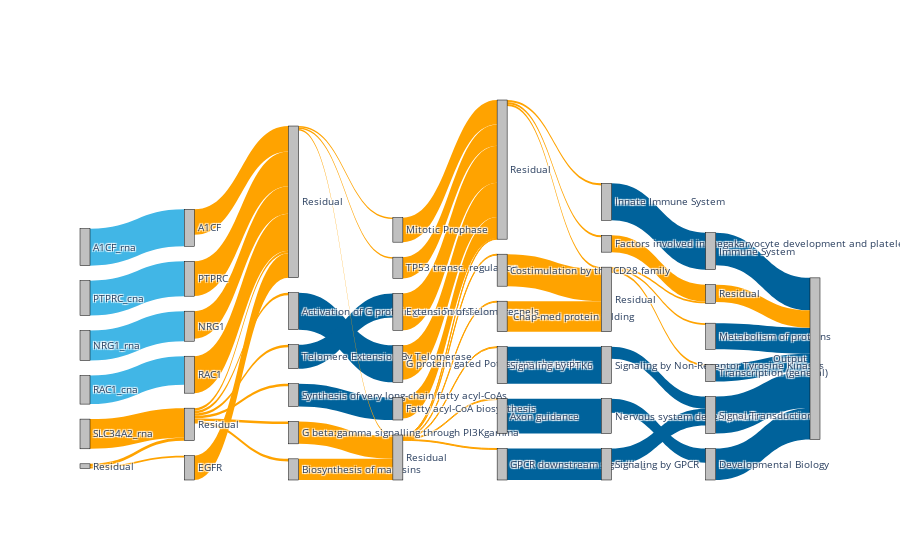

The notebook cell this image was saved under:
### Markdown cell above
To visualize feature importances, one can generate a Sankey Diagram across all layers of the model:

### Code cell
savepath = '/mnt/disks/pancan/pnet/figures/skcm_purity_sankey.html'
sk = sankey_diag.SankeyDiag(layer_list_dict, runs=1)
fig = sk.get_sankey_diag(savepath)

### Figure 1 — Plotly figure (JSON) as saved in the notebook; plotly's stock layout.template omitted (floating-point values rounded to 4 significant figures)
{"data": [{"link": {"color": ["#41B6E6", "#41B6E6", "#41B6E6", "#FFA300", "#41B6E6", "#FFA300", "#FFA300", "#FFA300", "#FFA300", "#FFA300", "#FFA300", "#FFA300", "#FFA300", "#FFA300", "#FFA300", "#FFA300", "#FFA300", "#FFA300", "#00629B", "#00629B", "#00629B", "#FFA300", "#FFA300", "#FFA300", "#FFA300", "#FFA300", "#FFA300", "#FFA300", "#FFA300", "#FFA300", "#FFA300", "#FFA300", "#FFA300", "#FFA300", "#FFA300", "#FFA300", "#FFA300", "#00629B", "#00629B", "#FFA300", "#00629B", "#FFA300", "#FFA300", "#FFA300", "#FFA300", "#00629B", "#FFA300", "#00629B", "#00629B", "#00629B", "#FFA300", "#FFA300", "#FFA300", "#00629B", "#00629B", "#00629B", "#00629B", "#00629B", "#FFA300"], "source": [2, 4, 6, 8, 10, 0, 0, 11, 5, 7, 3, 12, 1, 1, 1, 1, 1, 1, 14, 15, 16, 17, 18, 13, 13, 13, 20, 21, 22, 23, 24, 19, 19, 19, 19, 19, 19, 26, 27, 28, 29, 30, 25, 25, 25, 32, 33, 34, 35, 36, 31, 31, 31, 38, 39, 40, 41, 42, 37], "target": [3, 5, 7, 1, 11, 12, 1, 13, 13, 13, 13, 13, 14, 15, 16, 17, 18, 13, 21, 20, 23, 19, 19, 22, 24, 19, 25, 25, 25, 25, 25, 26, 27, 28, 29, 30, 25, 36, 35, 31, 34, 31, 32, 33, 31, 39, 37, 38, 40, 38, 41, 42, 37, 43, 43, 43, 43, 43, 43], "value": [1, 0.9445, 0.8121, 0.8034, 0.7726, 0.05018, 0.07521, 1, 0.9397, 0.7458, 0.6903, 0.6592, 0.06932, 0.06932, 0.06932, 0.06932, 0.06932, 0.06932, 1, 0.6518, 0.6146, 0.6056, 0.5726, 0.03934, 0.03934, 0.03934, 1, 0.9288, 0.6639, 0.5755, 0.5739, 0.02422, 0.02422, 0.02422, 0.02422, 0.02422, 0.02422, 1, 0.9437, 0.866, 0.8521, 0.825, 0.05505, 0.05505, 0.05505, 1, 0.456, 0.4513, 0.3819, 0.3298, 0.05016, 0.05016, 0.05016, 1, 0.8794, 0.8515, 0.706, 0.4683, 0.4683]}, "node": {"color": "silver", "label": ["Residual", "Residual", "A1CF_rna", "A1CF", "PTPRC_cna", "PTPRC", "NRG1_rna", "NRG1", "SLC34A2_rna", "SLC34A2", "RAC1_cna", "RAC1", "EGFR", "Residual", "Activation of G protein gated Potassium channels", "Telomere Extension By Telomerase", "Synthesis of very long-chain fatty acyl-CoAs", "G beta:gamma signalling through PI3Kgamma", "Biosynthesis of maresins", "Residual", "Extension of Telomeres", "G protein gated Potassium channels", "Mitotic Prophase", "Fatty acyl-CoA biosynthesis", "TP53 transc. regulation", "Residual", "Signaling by PTK6", "Axon guidance", "Costimulation by the CD28 family", "GPCR downstream signalling", " Chap-med protein folding", "Residual", "Innate Immune System", "Factors involved in megakaryocyte development and platelet production", "Signaling by GPCR", "Nervous system development", "Signaling by Non-Receptor Tyrosine Kinases", "Residual", "Signal Transduction", "Immune System", "Developmental Biology", "Metabolism of proteins", "Transcription (general)", "Output"], "line": {"color": "black", "width": 0.5}, "pad": 15, "thickness": 10}, "type": "sankey"}], "layout": {"autosize": true, "font": {"size": 10}}}
